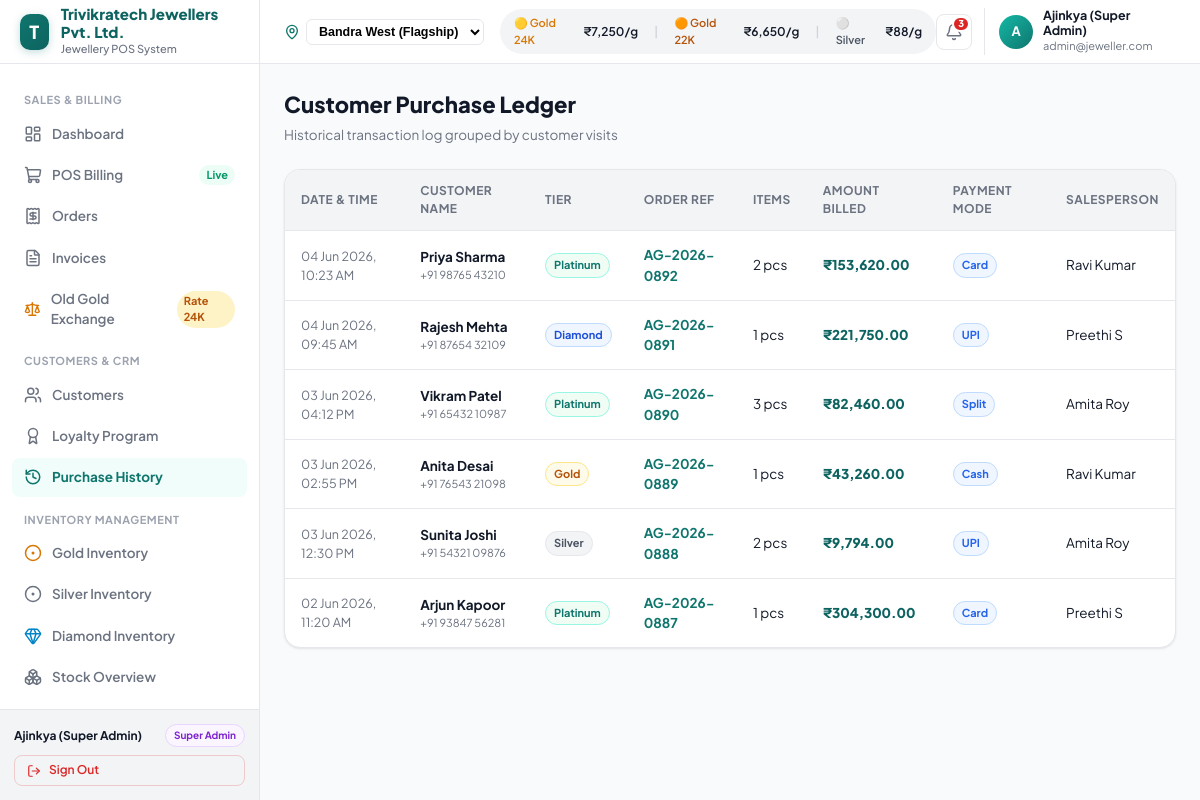
The page /purchase-history.php (signed in) on the database its author committed.
### tables this page shows
CREATE TABLE `orders` (
  `id` INT AUTO_INCREMENT PRIMARY KEY,
  `order_no` VARCHAR(50) NOT NULL UNIQUE,
  `customer_id` INT DEFAULT NULL,
  `customer_name` VARCHAR(150) NOT NULL,
  `total_items` INT NOT NULL DEFAULT 1,
  `subtotal` DECIMAL(12,2) NOT NULL,
  `making_charges_total` DECIMAL(12,2) DEFAULT 0.00,
  `discount` DECIMAL(12,2) DEFAULT 0.00,
  `gst` DECIMAL(12,2) NOT NULL,
  `total` DECIMAL(12,2) NOT NULL,
  `payment_method` ENUM('Cash', 'Card', 'UPI', 'Split', 'Gold Exchange') NOT NULL DEFAULT 'Cash',
  `status` ENUM('Completed', 'Pending', 'Cancelled', 'Returned') NOT NULL DEFAULT 'Completed',
  `branch` VARCHAR(100) DEFAULT 'Bandra West',
  `sales_person` VARCHAR(150) DEFAULT 'Super Admin',
  `order_date` DATETIME NOT NULL,
  `created_at` TIMESTAMP DEFAULT CURRENT_TIMESTAMP,
  FOREIGN KEY (`customer_id`) REFERENCES `customers`(`id`) ON DELETE SET NULL
);

CREATE TABLE `customers` (
  `id` INT AUTO_INCREMENT PRIMARY KEY,
  `name` VARCHAR(150) NOT NULL,
  `mobile` VARCHAR(20) NOT NULL UNIQUE,
  `email` VARCHAR(191) DEFAULT NULL,
  `city` VARCHAR(100) DEFAULT 'Mumbai',
  `address` TEXT DEFAULT NULL,
  `birthday` DATE DEFAULT NULL,
  `anniversary` DATE DEFAULT NULL,
  `gstin` VARCHAR(30) DEFAULT NULL,
  `loyalty_points` INT DEFAULT 0,
  `loyalty_tier` ENUM('Bronze', 'Silver', 'Gold', 'Platinum', 'Diamond') DEFAULT 'Bronze',
  `lifetime_value` DECIMAL(14,2) DEFAULT 0.00,
  `total_orders` INT DEFAULT 0,
  `last_visit` DATE DEFAULT NULL,
  `created_at` TIMESTAMP DEFAULT CURRENT_TIMESTAMP
);

### config/helpers.php (called while the page is built, shortened)
<?php
function formatFullINR($amount) {
    return '₹' . number_format((float)$amount, 2, '.', ',');
}
function getTierBadgeClass($tier) {
    switch ($tier) {
        case 'Diamond': return 'badge-diamond';
        case 'Platinum': return 'badge-platinum';
        case 'Gold': return 'badge-gold';
        case 'Silver': return 'badge-silver';
    }
}

### purchase-history.php (the view, shortened to what this page needs)
<?php
require_once __DIR__ . '/config/helpers.php';
$db = getDBConnection();
$orders = [];
try {
    $stmt = $db->query("
        SELECT o.*, c.mobile, c.loyalty_tier
        FROM orders o
        LEFT JOIN customers c ON o.customer_id = c.id
        ORDER BY o.order_date DESC
    ");
    $orders = $stmt->fetchAll();
} catch (Exception $e) {}
require_once __DIR__ . '/includes/header.php';
require_once __DIR__ . '/includes/sidebar.php';
require_once __DIR__ . '/includes/topbar.php';
?>
<div style="display: flex; justify-content: space-between; align-items: center; margin-bottom: 24px;">
  <div>
    <h1 style="font-size: 22px; font-weight: 800; color: #111827; margin: 0;">Customer Purchase Ledger</h1>
    <p style="font-size: 13.5px; color: #6B7280; margin: 4px 0 0;">Historical transaction log grouped by customer visits</p>
  </div>
</div>
<div class="table-container">
  <table class="data-table">
    <thead>
      <tr>
        <th>Date & Time</th>
        <th>Customer Name</th>
        <th>Tier</th>
        <th>Order Ref</th>
        <th>Items</th>
        <th>Amount Billed</th>
        <th>Payment Mode</th>
        <th>Salesperson</th>
      </tr>
    </thead>
    <tbody>
      <?php if (empty($orders)): ?>
        <tr><td colspan="8" style="text-align: center; color: #9CA3AF; padding: 24px;">No purchase history found.</td></tr>
      <?php else: ?>
        <?php foreach ($orders as $o): ?>
          <tr>
            <td style="font-size: 12.5px; color: #6B7280;"><?= date('d M Y, h:i A', strtotime($o['order_date'])) ?></td>
            <td>
              <div style="font-weight: 700; color: #111827;"><?= htmlspecialchars($o['customer_name']) ?></div>
              <div style="font-size: 11px; color: #6B7280;"><?= htmlspecialchars($o['mobile'] ?? 'N/A') ?></div>
            </td>
            <td>
              <span class="badge <?= getTierBadgeClass($o['loyalty_tier'] ?? 'Bronze') ?>">
                <?= htmlspecialchars($o['loyalty_tier'] ?? 'Bronze') ?>
              </span>
            </td>
            <td style="font-weight: 700; color: var(--color-primary);"><?= htmlspecialchars($o['order_no']) ?></td>
            <td><?= (int)$o['total_items'] ?> pcs</td>
            <td style="font-weight: 800; color: var(--color-primary-dark);"><?= formatFullINR($o['total']) ?></td>
            <td><span class="badge badge-info"><?= htmlspecialchars($o['payment_method']) ?></span></td>
            <td><?= htmlspecialchars($o['sales_person'] ?? 'Staff') ?></td>
          </tr>
        <?php endforeach; ?>
      <?php endif; ?>
    </tbody>
  </table>
</div>
<?php require_once __DIR__ . '/includes/footer.php'; ?>

### assets/css/style.css (style rules this page uses)
:root { --color-primary: #0F766E; --color-primary-dark: #0d6360; --color-primary-light: #14B8A6; --color-primary-subtle:#F0FDFA; --color-accent: #D4AF37; --color-accent-light: #FDE68A; --color-accent-subtle: #FFFBEB; --color-bg: #F9FAFB; --color-surface: #FFFFFF; --color-surface-2: #F3F4F6; --color-border: #E5E7EB; --color-border-2: #D1D5DB; --color-text-1: #111827; --color-text-2: #6B7280; --color-text-3: #9CA3AF; --color-success: #059669; --color-warning: #D97706; --color-danger: #DC2626; --color-info: #2563EB; --shadow-xs: 0 1px 2px rgba(0,0,0,0.05); --shadow-sm: 0 1px 3px rgba(0,0,0,0.06), 0 1px 2px rgba(0,0,0,0.04); --shadow-md: 0 4px 16px rgba(0,0,0,0.06), 0 1px 4px rgba(0,0,0,0.04); --shadow-lg: 0 8px 32px rgba(0,0,0,0.08), 0 2px 8px rgba(0,0,0,0.04); --shadow-xl: 0 20px 40px rgba(0,0,0,0.12); --radius-sm: 8px; --radius-md: 12px; --radius-lg: 16px; --radius-xl: 20px; --sidebar-width: 260px; --topbar-height: 64px; }
*, *::before, *::after { box-sizing: border-box; margin: 0; padding: 0; }
body { font-family: 'Plus Jakarta Sans', -apple-system, BlinkMacSystemFont, 'Segoe UI', Roboto, sans-serif; background-color: var(--color-bg); color: var(--color-text-1); font-size: 14px; line-height: 1.5; -webkit-font-smoothing: antialiased; }
.badge { display: inline-flex; align-items: center; gap: 4px; padding: 3px 8px; border-radius: 999px; font-size: 11px; font-weight: 700; }
.badge-info { background: #EFF6FF; color: #2563EB; border: 1px solid #BFDBFE; }
.badge-gold { background: #FFFBEB; color: #B45309; border: 1px solid #FDE68A; }
.badge-silver { background: #F3F4F6; color: #4B5563; border: 1px solid #E5E7EB; }
.badge-diamond { background: #EFF6FF; color: #1D4ED8; border: 1px solid #BFDBFE; }
.badge-platinum { background: #F0FDF4; color: #0F766E; border: 1px solid #99F6E4; }
.table-container { overflow-x: auto; background: #FFFFFF; border: 1px solid var(--color-border); border-radius: var(--radius-lg); box-shadow: var(--shadow-sm); }
.data-table { width: 100%; border-collapse: collapse; text-align: left; font-size: 13.5px; }
.data-table th { background: var(--color-surface-2); padding: 12px 16px; font-size: 12px; font-weight: 700; text-transform: uppercase; letter-spacing: 0.04em; color: var(--color-text-2); border-bottom: 1px solid var(--color-border); }
.data-table td { padding: 14px 16px; border-bottom: 1px solid var(--color-border); color: var(--color-text-1); }
.data-table tr:last-child td { border-bottom: none; }

### rows shown on the page
orders: order_date "04 Jun 2026, 10:23 AM", customer_name "Priya Sharma", customer.mobile "+91 98765 43210", customer.loyalty_tier "Platinum", order_no "AG-2026-0892", total_items "2", total "₹153,620.00", payment_method "Card", sales_person "Ravi Kumar"
orders: order_date "04 Jun 2026, 09:45 AM", customer_name "Rajesh Mehta", customer.mobile "+91 87654 32109", customer.loyalty_tier "Diamond", order_no "AG-2026-0891", total_items "1", total "₹221,750.00", payment_method "UPI", sales_person "Preethi S"
orders: order_date "03 Jun 2026, 04:12 PM", customer_name "Vikram Patel", customer.mobile "+91 65432 10987", customer.loyalty_tier "Platinum", order_no "AG-2026-0890", total_items "3", total "₹82,460.00", payment_method "Split", sales_person "Amita Roy"
orders: order_date "03 Jun 2026, 02:55 PM", customer_name "Anita Desai", customer.mobile "+91 76543 21098", customer.loyalty_tier "Gold", order_no "AG-2026-0889", total_items "1", total "₹43,260.00", payment_method "Cash", sales_person "Ravi Kumar"
orders: order_date "03 Jun 2026, 12:30 PM", customer_name "Sunita Joshi", customer.mobile "+91 54321 09876", customer.loyalty_tier "Silver", order_no "AG-2026-0888", total_items "2", total "₹9,794.00", payment_method "UPI", sales_person "Amita Roy"
orders: order_date "02 Jun 2026, 11:20 AM", customer_name "Arjun Kapoor", customer.mobile "+91 93847 56281", customer.loyalty_tier "Platinum", order_no "AG-2026-0887", total_items "1", total "₹304,300.00", payment_method "Card", sales_person "Preethi S"

### other values the page prints
getSetting('store_name', 'Trivikratech POS') "Trivikratech Jewellers Pvt. Ltd."
$currentUser['name'] "Ajinkya (Super Admin)"
$currentUser['role'] "Super Admin"
$gold24k "7,250"
$gold22k "6,650"
$silverRate "88"
$unreadCount "3"
substr($currentUser['name'] ?? 'A', 0, 1) "A"
$currentUser['email'] "admin@jeweller.com"
